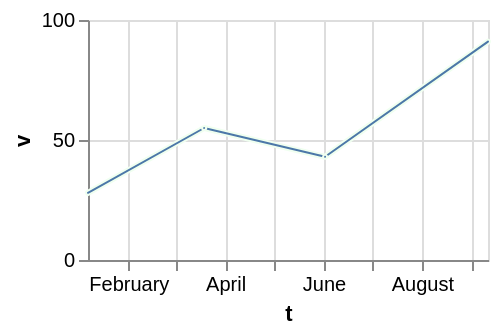

Write the Vega-Lite specification saved for this chart.
### Vega-Lite specification from a JSON file in a GitHub repository (floating-point values rounded to 4 significant figures)
{"$schema": "https://vega.github.io/schema/vega-lite/v6.json", "width": 200, "height": 120, "data": {"values": [{"c": "alpha", "v": 28, "w": 3, "t": "2024-01-07"}, {"c": "beta", "v": 55, "w": 7, "t": "2024-03-19"}, {"c": "gamma", "v": 43, "w": 5, "t": "2024-06-02"}, {"c": "delta", "v": 91, "w": 9, "t": "2024-09-11"}]}, "mark": {"type": "trail", "stroke": "honeydew"}, "encoding": {"x": {"field": "t", "type": "temporal"}, "y": {"field": "v", "type": "quantitative"}}}
